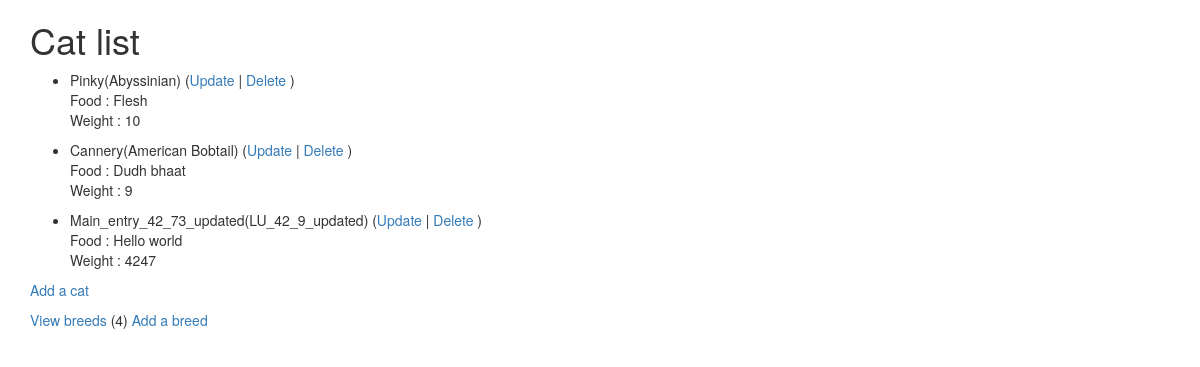
The page /cats/ (signed in) on the database as committed earlier.
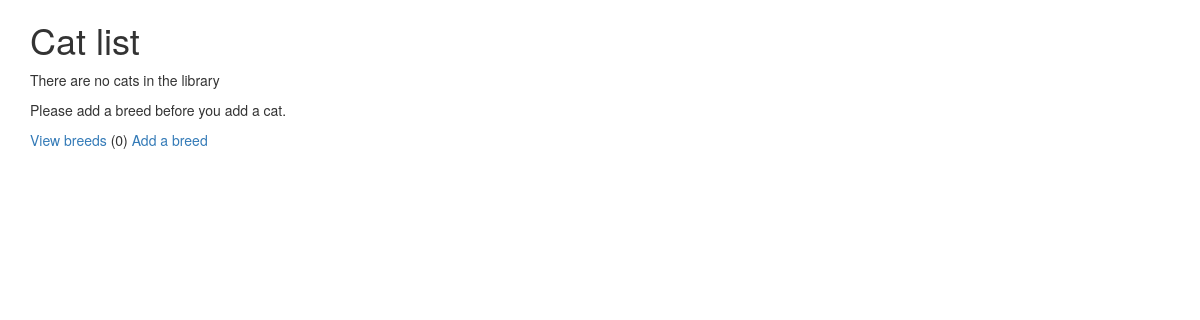
The same page on the database as committed later.
### cats/models.py (models this page shows, shortened)
class Cat(models.Model):
	nickname = models.CharField(
			max_length=200,
			validators=[MinLengthValidator(2, "Nickname must be greater than 1 character")]
		)
	weight = models.PositiveIntegerField()
	foods = models.CharField(max_length=300)
	breed = models.ForeignKey('Breed', on_delete=models.CASCADE, null=False)

class Breed(models.Model):
	name = models.CharField(
			max_length=200,
			validators=[MinLengthValidator(2, "Breed must be greater than 1 character")]
		)
	def __str__(self):
		return self.name

### cats/views.py (the view)
# urls.py: path('',views.CatList.as_view(), name='all'),
class CatList(LoginRequiredMixin, View):
	def get(self, request):
		cnt = Breed.objects.all().count();
		lst = Cat.objects.all();
		ctx = {'breed_count':cnt, 'cat_list':lst}; #a dictionary of breed_count and cat_list
		return render(request, 'cats/cat_list.html', ctx)

### home/context_processors.py (called while the page is built)
def settings(request):
    return {
        'settings': django_settings,
    }

### cats/templates/cats/cat_list.html
{% extends "base_bootstrap.html" %}
{% block content %}
	<h1>Cat list </h1>
	{% if cat_list %}
	<ul>
		{% for cat in cat_list %}
		<li>
			{{ cat.nickname }}({{ cat.breed }}) (<a href="{% url 'cats:cat_update' cat.id %}">Update</a> | <a href="{% url 'cats:cat_delete' cat.id %}">Delete </a>)<br>
			<p> Food : {{ cat.foods }} <br>
				Weight : {{ cat.weight }}
			</p>
		</li>
		{% endfor %}
	</ul>
	{% else %}
	<p>There are no cats in the library </p>
	{% endif %}
	<p>
		{% if breed_count > 0 %}
			<a href="{% url 'cats:cat_create' %}">Add a cat </a>
		{% else %}
			Please add a breed before you add a cat.
		{% endif %}
	</p>
	<p>
		<a href="{% url 'cats:breed_list' %}">View breeds </a> ({{ breed_count }})
		<a href="{% url 'cats:breed_create' %}">Add a breed</a>
	</p>
{% endblock %}

### home/templates/base_bootstrap.html (shortened to what this page needs)
<!DOCTYPE html>
<html>
<head>
<link rel="stylesheet"
    href="https://maxcdn.bootstrapcdn.com/bootstrap/3.4.0/css/bootstrap.min.css"
>
<link rel="stylesheet"
    href="https://maxcdn.bootstrapcdn.com/bootstrap/3.4.0/css/bootstrap-theme.min.css"
>
<link rel="stylesheet"
    href="https://code.jquery.com/ui/1.12.1/themes/ui-lightness/jquery-ui.css"
>
<link rel="stylesheet" href="https://use.fontawesome.com/releases/v5.8.1/css/all.css">
<link rel="stylesheet" href="https://use.fontawesome.com/releases/v5.8.1/css/v4-shims.css">
</head>
<body>
<div class="container">
{% block content %}
{% endblock %}
</div>
</body>
</html>

Rows that differ between the two databases and show on the page:
removed Cat: nickname "Pinky", breed "Abyssinian", foods "Flesh", weight "10"
removed Cat: nickname "Cannery", breed "American Bobtail", foods "Dudh bhaat", weight "9"
removed Cat: nickname "Main_entry_42_73_updated", breed "LU_42_9_updated", foods "Hello world", weight "4247"
Other text that changed with them:
{{ breed_count }}: "4" → "0"
text no longer shown: "Add a cat"
text now shown: "There are no cats in the library Please add a breed before you add a cat."
